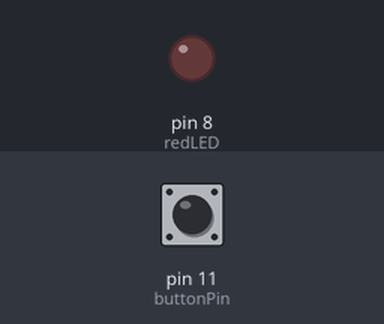
Simulated run of this sketch. Board: Arduino Uno, built with avr-gcc and run on an emulated ATmega328P. Parts: output pins drawn as LEDs (lit = HIGH). The test bench sets the inputs (shaded band); at power-on: pin 11 (buttonPin) LOW.

Above: at 1.2 s.
1.3 s: pin 11 (buttonPin) pulled HIGH for 0.15 s
At 2.2 s:
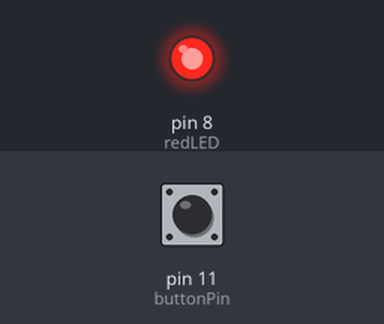
2.9 s: pin 11 (buttonPin) pulled HIGH for 1 s
At 3.5 s:
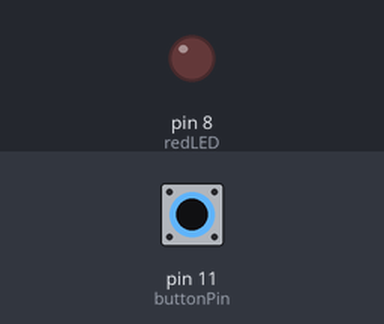
5.4 s: pin 11 (buttonPin) pulled HIGH for 3.2 s
At 6.6 s:
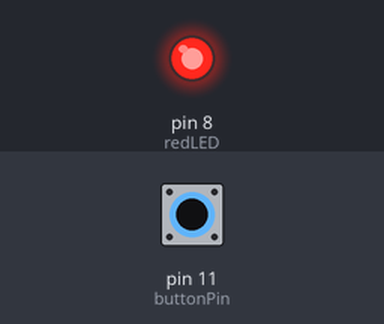
Timing chart, 0 to 8.4 s (numbered marks = the images above; inputs shaded):
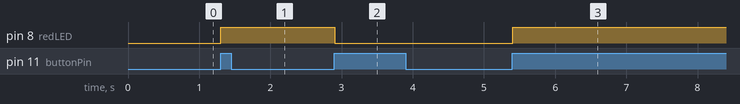

Measured:
- after the input at 1.3 s, pin 8 (redLED): LOW → HIGH at once
- after the input at 2.9 s, pin 8 (redLED): HIGH → LOW at once
- after the input at 5.4 s, pin 8 (redLED): LOW → HIGH at once

The sketch:

pushbuttontoggleswitch.ino
```cpp
int LEDState=0;
int redLED=8;
int buttonPin=11;
int buttonNew;
int buttonOld=1;
int dt=50;

void setup() {
  // put your setup code here, to run once:
  Serial.begin(9600);
  pinMode(redLED,OUTPUT);
  pinMode(buttonPin,INPUT);

}

void loop() {
  // put your main code here, to run repeatedly:
  buttonNew=digitalRead(buttonPin);
  if (buttonOld==0 && buttonNew==1){
    if (LEDState==0){
      digitalWrite(redLED,HIGH);
      LEDState=1;
    }
    else{digitalWrite(redLED,LOW);
    LEDState=0;
    }
  }
  buttonOld=buttonNew;
  delay(dt);

}
```
